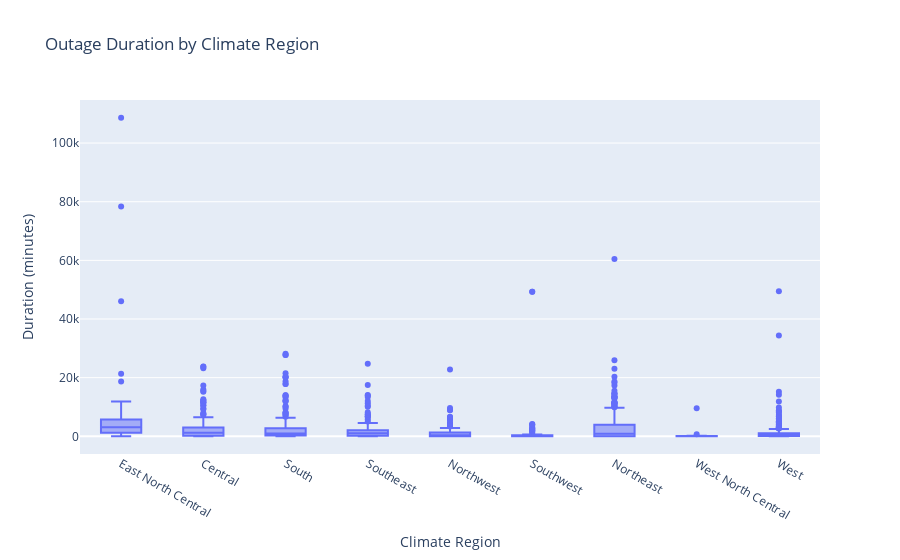

The notebook cell this image was saved under:
### Code cell
# Boxplot of duration by climate region
fig = px.box(
    df_clean, x='CLIMATE.REGION', y='OUTAGE.DURATION',
    title='Outage Duration by Climate Region'
)
fig.update_layout(xaxis_title='Climate Region', yaxis_title='Duration (minutes)')
fig.show()

### Figure 1 — Plotly figure (JSON) as saved in the notebook; plotly's stock layout.template omitted (floating-point values rounded to 4 significant figures; data arrays with more than 128 entries replaced by an {"elided": "..."} marker saying what was removed)
{"data": [{"alignmentgroup": "True", "hovertemplate": "CLIMATE.REGION=%{x}<br>OUTAGE.DURATION=%{y}<extra></extra>", "legendgroup": "", "marker": {"color": "#636efa"}, "name": "", "notched": false, "offsetgroup": "", "orientation": "v", "showlegend": false, "type": "box", "x": {"elided": "1476 str values"}, "x0": " ", "xaxis": "x", "y": {"elided": "1476 int values"}, "y0": " ", "yaxis": "y"}], "layout": {"autosize": true, "boxmode": "group", "legend": {"tracegroupgap": 0}, "title": {"text": "Outage Duration by Climate Region"}, "xaxis": {"anchor": "y", "autorange": true, "domain": [0, 1], "range": [-0.5, 8.5], "title": {"text": "Climate Region"}, "type": "category"}, "yaxis": {"anchor": "x", "autorange": true, "domain": [0, 1], "range": [-6036.0, 114700.0], "title": {"text": "Duration (minutes)"}, "type": "linear"}}}
